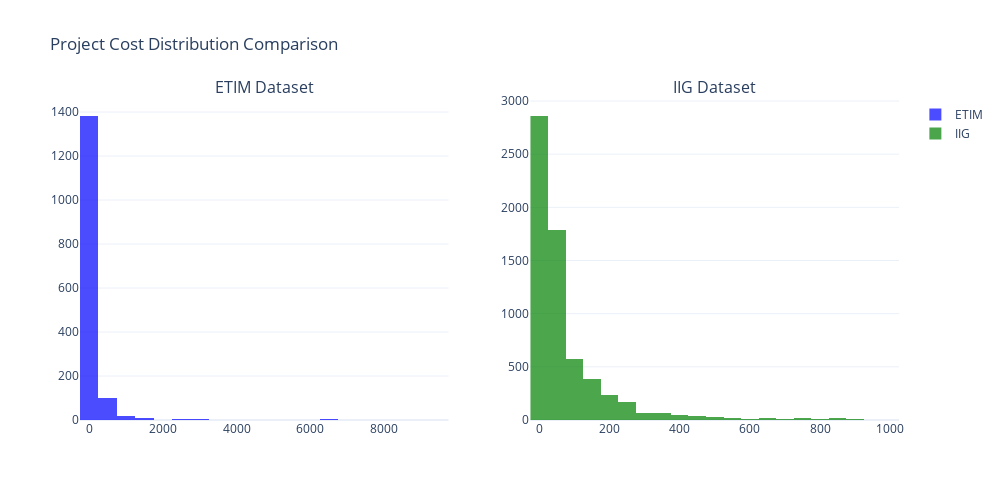
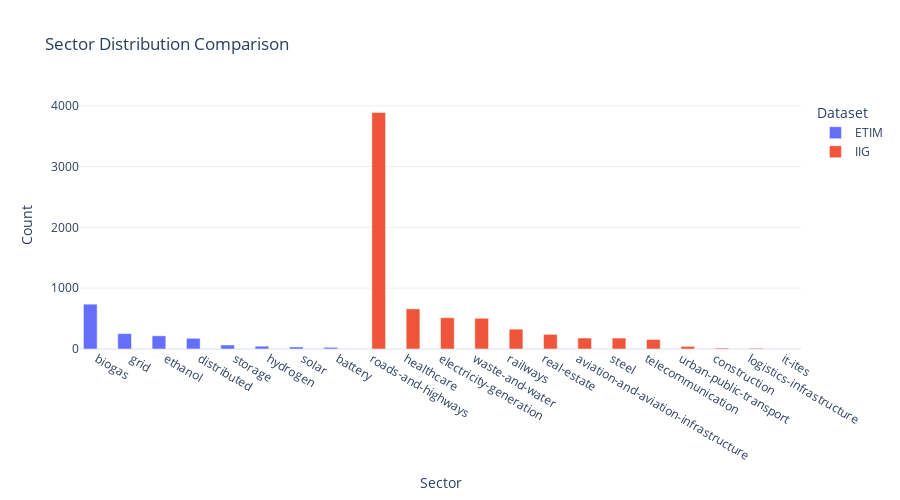
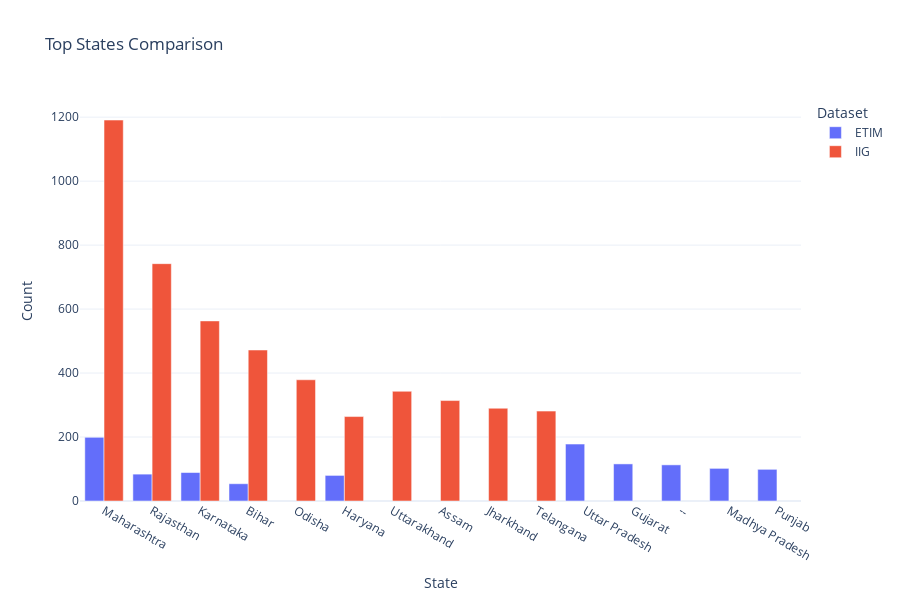
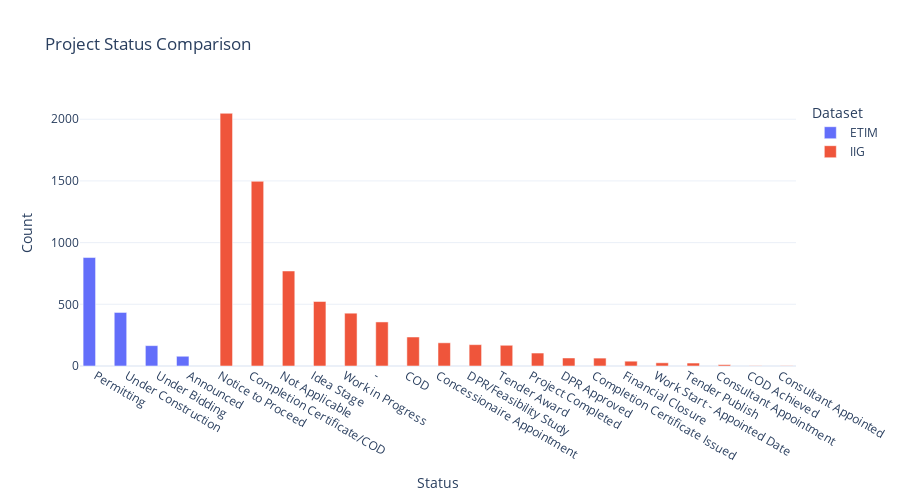

Source (notebook cell) for these figures, in order:
### Code cell
import pandas as pd
import numpy as np
import matplotlib.pyplot as plt
import seaborn as sns
import plotly.express as px
import plotly.graph_objects as go
from plotly.subplots import make_subplots

# Load both datasets
iig_df = pd.read_csv(r'C:\Users\GaganReddy\projects\climatewise\Projects\Actual\Analysis\projectID Based\iig_data\iig_cleaned_dataset.csv')
etim_df = pd.read_csv(r'C:\Users\GaganReddy\projects\climatewise\Projects\Actual\Analysis\projectID Based\etim_data\combined_cleaned_dataset.csv')

# Basic info about both datasets
print("IIG Dataset Overview:")
print(f"Shape: {iig_df.shape}")
print(f"Columns: {list(iig_df.columns)}")

print("\nETIM Dataset Overview:")
print(f"Shape: {etim_df.shape}")
print(f"Columns: {list(etim_df.columns)}")

# Check column overlap
iig_cols = set(iig_df.columns)
etim_cols = set(etim_df.columns)
common_cols = iig_cols.intersection(etim_cols)

print(f"\nCommon columns between datasets: {len(common_cols)}")
print("Common columns:", common_cols)

# Compare project size distributions
if 'Investment (USD Million)' in etim_df.columns and 'Total Project Cost (USD mn)' in iig_df.columns:
    # Convert to numeric, handling errors
    etim_df['Investment (USD Million)'] = pd.to_numeric(etim_df['Investment (USD Million)'], errors='coerce')
    iig_df['Total Project Cost (USD mn)'] = pd.to_numeric(iig_df['Total Project Cost (USD mn)'], errors='coerce')
    
    # Create figure
    fig = make_subplots(rows=1, cols=2, subplot_titles=("ETIM Dataset", "IIG Dataset"))
    
    # Add histograms
    fig.add_trace(
        go.Histogram(x=etim_df['Investment (USD Million)'], 
                      name="ETIM", 
                      nbinsx=20,
                      marker_color='blue',
                      opacity=0.7),
        row=1, col=1
    )
    
    fig.add_trace(
        go.Histogram(x=iig_df['Total Project Cost (USD mn)'], 
                      name="IIG", 
                      nbinsx=20,
                      marker_color='green',
                      opacity=0.7),
        row=1, col=2
    )
    
    # Update layout
    fig.update_layout(
        title_text="Project Cost Distribution Comparison",
        template="plotly_white",
        height=500,
        width=1000
    )
    
    fig.show()

# Compare sectors/categories
if 'source' in etim_df.columns and 'Sector' in iig_df.columns:
    # Get sector distributions
    etim_sectors = etim_df['source'].value_counts().reset_index()
    etim_sectors.columns = ['Sector', 'Count']
    etim_sectors['Dataset'] = 'ETIM'
    
    iig_sectors = iig_df['Sector'].value_counts().reset_index()
    iig_sectors.columns = ['Sector', 'Count']
    iig_sectors['Dataset'] = 'IIG'
    
    # Combine data
    sector_comparison = pd.concat([etim_sectors, iig_sectors], ignore_index=True)
    
    # Plot
    fig = px.bar(
        sector_comparison,
        x='Sector',
        y='Count',
        color='Dataset',
        barmode='group',
        title='Sector Distribution Comparison',
        height=500
    )
    
    fig.update_layout(template="plotly_white")
    fig.show()

# Compare geographic distribution
if 'State' in etim_df.columns and 'State' in iig_df.columns:
    # Clean state names (this might need customization based on the actual data)
    etim_df['State'] = etim_df['State'].fillna('Unknown')
    iig_df['State'] = iig_df['State'].fillna('Unknown')
    
    # Get state distributions
    etim_states = etim_df['State'].value_counts().head(10).reset_index()
    etim_states.columns = ['State', 'Count']
    etim_states['Dataset'] = 'ETIM'
    
    iig_states = iig_df['State'].value_counts().head(10).reset_index()
    iig_states.columns = ['State', 'Count']
    iig_states['Dataset'] = 'IIG'
    
    # Combine data for top states
    all_top_states = set(etim_states['State']).union(set(iig_states['State']))
    
    # Plot
    fig = px.bar(
        pd.concat([etim_states, iig_states], ignore_index=True),
        x='State',
        y='Count',
        color='Dataset',
        barmode='group',
        title='Top States Comparison',
        height=600
    )
    
    fig.update_layout(
        template="plotly_white",
        xaxis={'categoryorder':'total descending'}
    )
    fig.show()

# Find large projects (>$500M) in both datasets
large_etim_projects = etim_df[etim_df['Investment (USD Million)'] > 500].copy()
large_iig_projects = iig_df[iig_df['Total Project Cost (USD mn)'] > 500].copy()

print(f"\nLarge projects (>$500M) in ETIM dataset: {len(large_etim_projects)}")
print(f"Large projects (>$500M) in IIG dataset: {len(large_iig_projects)}")

# Compare project status distributions
if 'Project Status' in etim_df.columns and 'Project Status' in iig_df.columns:
    etim_status = etim_df['Project Status'].value_counts().reset_index()
    etim_status.columns = ['Status', 'Count']
    etim_status['Dataset'] = 'ETIM'
    
    iig_status = iig_df['Project Status'].value_counts().reset_index()
    iig_status.columns = ['Status', 'Count']
    iig_status['Dataset'] = 'IIG'
    
    # Combine
    status_comparison = pd.concat([etim_status, iig_status], ignore_index=True)
    
    # Plot
    fig = px.bar(
        status_comparison,
        x='Status',
        y='Count',
        color='Dataset',
        barmode='group',
        title='Project Status Comparison',
        height=500
    )
    
    fig.update_layout(template="plotly_white")
    fig.show()

# Identify potential overlaps (projects that might be in both datasets)
# This is an approximation - you'd need more sophisticated matching for a real analysis
if 'Developersorted ascending' in etim_df.columns and 'Developer' in iig_df.columns:
    etim_developers = set(etim_df['Developersorted ascending'].dropna())
    iig_developers = set(iig_df['Developer'].dropna())
    common_developers = etim_developers.intersection(iig_developers)
    
    print(f"\nPotential overlap - developers in both datasets: {len(common_developers)}")
    if len(common_developers) > 0:
        print("Sample common developers:", list(common_developers)[:5])

### Figure 1 — Plotly figure (JSON) as saved in the notebook; plotly's stock layout.template omitted (floating-point values rounded to 4 significant figures; data arrays with more than 128 entries replaced by an {"elided": "..."} marker saying what was removed)
{"data": [{"marker": {"color": "blue"}, "name": "ETIM", "nbinsx": 20, "opacity": 0.7, "type": "histogram", "x": {"elided": "1557 float values"}, "xaxis": "x", "yaxis": "y"}, {"marker": {"color": "green"}, "name": "IIG", "nbinsx": 20, "opacity": 0.7, "type": "histogram", "x": {"elided": "6725 float values"}, "xaxis": "x2", "yaxis": "y2"}], "layout": {"annotations": [{"font": {"size": 16}, "showarrow": false, "text": "ETIM Dataset", "x": 0.225, "xanchor": "center", "xref": "paper", "y": 1, "yanchor": "bottom", "yref": "paper"}, {"font": {"size": 16}, "showarrow": false, "text": "IIG Dataset", "x": 0.775, "xanchor": "center", "xref": "paper", "y": 1, "yanchor": "bottom", "yref": "paper"}], "height": 500, "title": {"text": "Project Cost Distribution Comparison"}, "width": 1000, "xaxis": {"anchor": "y", "domain": [0, 0.45]}, "xaxis2": {"anchor": "y2", "domain": [0.55, 1]}, "yaxis": {"anchor": "x", "domain": [0, 1]}, "yaxis2": {"anchor": "x2", "domain": [0, 1]}}}

### Figure 2 — Plotly figure (JSON) as saved in the notebook; plotly's stock layout.template omitted (floating-point values rounded to 4 significant figures)
{"data": [{"alignmentgroup": "True", "hovertemplate": "Dataset=ETIM<br>Sector=%{x}<br>Count=%{y}<extra></extra>", "legendgroup": "ETIM", "marker": {"color": "#636efa", "pattern": {"shape": ""}}, "name": "ETIM", "offsetgroup": "ETIM", "orientation": "v", "showlegend": true, "textposition": "auto", "type": "bar", "x": ["biogas", "grid", "ethanol", "distributed", "storage", "hydrogen", "solar", "battery"], "xaxis": "x", "y": [737, 253, 217, 176, 66, 47, 34, 27], "yaxis": "y"}, {"alignmentgroup": "True", "hovertemplate": "Dataset=IIG<br>Sector=%{x}<br>Count=%{y}<extra></extra>", "legendgroup": "IIG", "marker": {"color": "#EF553B", "pattern": {"shape": ""}}, "name": "IIG", "offsetgroup": "IIG", "orientation": "v", "showlegend": true, "textposition": "auto", "type": "bar", "x": ["roads-and-highways", "healthcare", "electricity-generation", "waste-and-water", "railways", "real-estate", "aviation-and-aviation-infrastructure", "steel", "telecommunication", "urban-public-transport", "construction", "logistics-infrastructure", "it-ites"], "xaxis": "x", "y": [3888, 660, 514, 505, 326, 240, 181, 180, 156, 43, 16, 13, 3], "yaxis": "y"}], "layout": {"barmode": "group", "height": 500, "legend": {"title": {"text": "Dataset"}, "tracegroupgap": 0}, "title": {"text": "Sector Distribution Comparison"}, "xaxis": {"anchor": "y", "domain": [0, 1], "title": {"text": "Sector"}}, "yaxis": {"anchor": "x", "domain": [0, 1], "title": {"text": "Count"}}}}

### Figure 3 — Plotly figure (JSON) as saved in the notebook; plotly's stock layout.template omitted (floating-point values rounded to 4 significant figures)
{"data": [{"alignmentgroup": "True", "hovertemplate": "Dataset=ETIM<br>State=%{x}<br>Count=%{y}<extra></extra>", "legendgroup": "ETIM", "marker": {"color": "#636efa", "pattern": {"shape": ""}}, "name": "ETIM", "offsetgroup": "ETIM", "orientation": "v", "showlegend": true, "textposition": "auto", "type": "bar", "x": ["Maharashtra", "Uttar Pradesh", "Gujarat", "--", "Madhya Pradesh", "Punjab", "Karnataka", "Rajasthan", "Haryana", "Bihar"], "xaxis": "x", "y": [199, 178, 116, 113, 102, 99, 89, 84, 80, 54], "yaxis": "y"}, {"alignmentgroup": "True", "hovertemplate": "Dataset=IIG<br>State=%{x}<br>Count=%{y}<extra></extra>", "legendgroup": "IIG", "marker": {"color": "#EF553B", "pattern": {"shape": ""}}, "name": "IIG", "offsetgroup": "IIG", "orientation": "v", "showlegend": true, "textposition": "auto", "type": "bar", "x": ["Maharashtra", "Rajasthan", "Karnataka", "Bihar", "Odisha", "Uttarakhand", "Assam", "Jharkhand", "Telangana", "Haryana"], "xaxis": "x", "y": [1191, 742, 563, 472, 379, 343, 314, 290, 281, 264], "yaxis": "y"}], "layout": {"barmode": "group", "height": 600, "legend": {"title": {"text": "Dataset"}, "tracegroupgap": 0}, "title": {"text": "Top States Comparison"}, "xaxis": {"anchor": "y", "categoryorder": "total descending", "domain": [0, 1], "title": {"text": "State"}}, "yaxis": {"anchor": "x", "domain": [0, 1], "title": {"text": "Count"}}}}

### Figure 4 — Plotly figure (JSON) as saved in the notebook; plotly's stock layout.template omitted (floating-point values rounded to 4 significant figures)
{"data": [{"alignmentgroup": "True", "hovertemplate": "Dataset=ETIM<br>Status=%{x}<br>Count=%{y}<extra></extra>", "legendgroup": "ETIM", "marker": {"color": "#636efa", "pattern": {"shape": ""}}, "name": "ETIM", "offsetgroup": "ETIM", "orientation": "v", "showlegend": true, "textposition": "auto", "type": "bar", "x": ["Permitting", "Under Construction", "Under Bidding", "Announced"], "xaxis": "x", "y": [879, 434, 165, 79], "yaxis": "y"}, {"alignmentgroup": "True", "hovertemplate": "Dataset=IIG<br>Status=%{x}<br>Count=%{y}<extra></extra>", "legendgroup": "IIG", "marker": {"color": "#EF553B", "pattern": {"shape": ""}}, "name": "IIG", "offsetgroup": "IIG", "orientation": "v", "showlegend": true, "textposition": "auto", "type": "bar", "x": ["Notice to Proceed", "Completion Certificate/COD", "Not Applicable", "Idea Stage", "Work in Progress", "-", "COD", "Concessionaire Appointment", "DPR/Feasibility Study", "Tender Award", "Project Completed", "DPR Approved", "Completion Certificate Issued", "Financial Closure", "Work Start - Appointed Date", "Tender Publish", "Consultant Appointment", "COD Achieved", "Consultant Appointed"], "xaxis": "x", "y": [2048, 1497, 770, 523, 428, 357, 235, 188, 173, 168, 105, 65, 64, 39, 26, 24, 11, 2, 2], "yaxis": "y"}], "layout": {"barmode": "group", "height": 500, "legend": {"title": {"text": "Dataset"}, "tracegroupgap": 0}, "title": {"text": "Project Status Comparison"}, "xaxis": {"anchor": "y", "domain": [0, 1], "title": {"text": "Status"}}, "yaxis": {"anchor": "x", "domain": [0, 1], "title": {"text": "Count"}}}}
